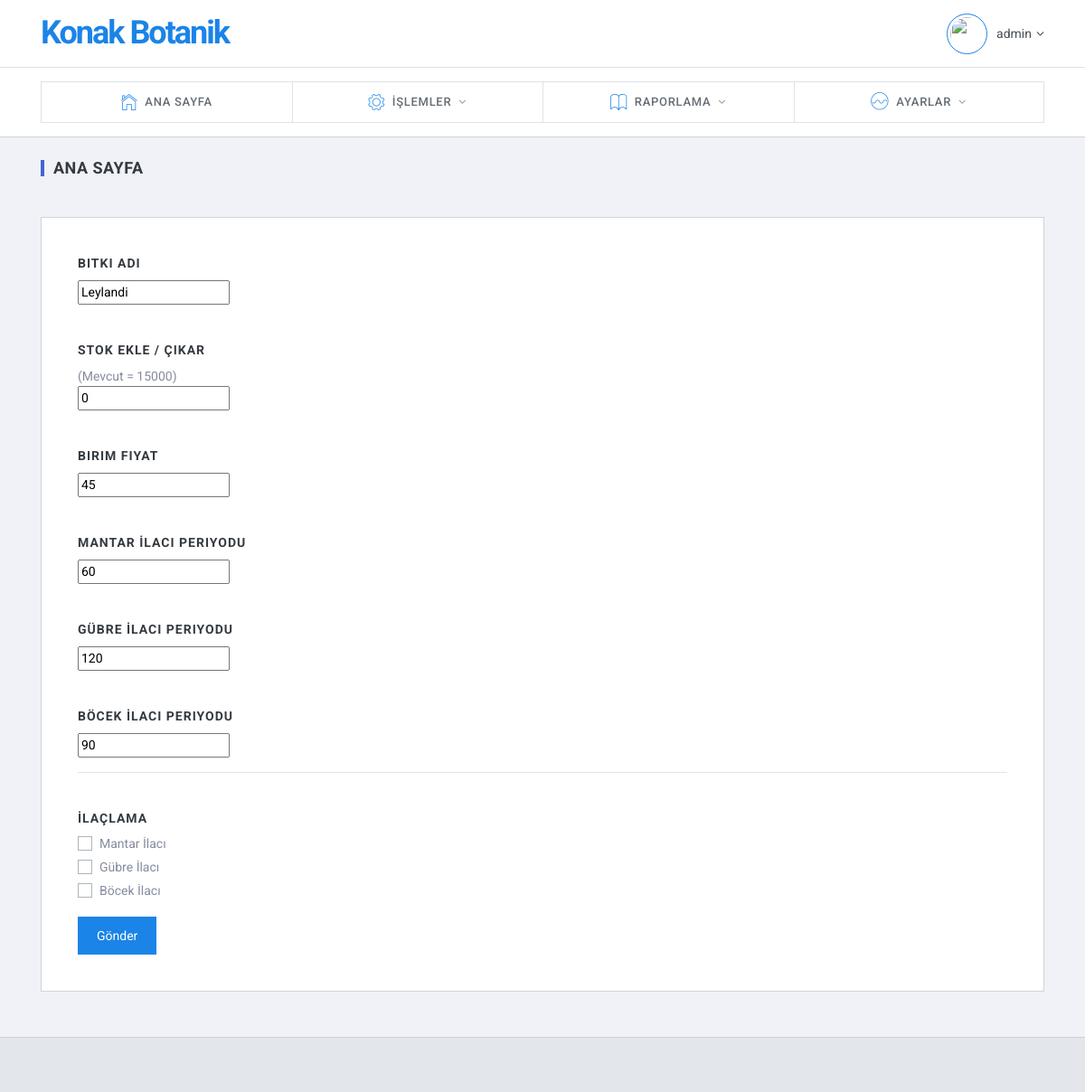
Screenshot of /sistem/bitkiduzenle.php?id=1 (signed in) with the database file from the repository.
### tables this page shows
CREATE TABLE `bitki` (
  `id` int(11) NOT NULL,
  `bitki_adi` varchar(255) NOT NULL,
  `bitki_adet` int(11) NOT NULL,
  `bitki_fiyat` float NOT NULL,
  `mantar_sure` int(11) NOT NULL,
  `gubre_sure` int(11) NOT NULL,
  `bocek_sure` int(11) NOT NULL,
  `son_mantar` date NOT NULL,
  `son_gubre` date NOT NULL,
  `son_bocek` date NOT NULL
);

### sistem/bitkiduzenle.php (the view, shortened to what this page needs)
 <?php include 'header.php'; ?>
 <div class="slim-mainpanel">
      <div class="container">
        <div class="slim-pageheader">
          <h6 class="slim-pagetitle">Ana Sayfa</h6>
        </div>
	<?php
$id = $_GET['id'];
$query = $db->query("SELECT * FROM bitki WHERE id = '{$id}'")->fetch(PDO::FETCH_ASSOC);
   ?>
        <div class="section-wrapper mg-t-20">
			 <form action="func.php" method="POST" data-parsley-validate>
            <label class="section-title">Bitki Adı</label>
            <input type="text" name="bitki[]" value="<?php echo $query['bitki_adi'] ?>" required>
            <label class="section-title">Stok Ekle / Çıkar  </label><span> (Mevcut = <?php echo $query['bitki_adet'] ?>) </span> <br>
            <input type="number" name="bitki[]" placeholder="0" value="0" required>
            <label class="section-title">Birim Fiyat</label>
            <input type="number" name="bitki[]" value="<?php echo $query['bitki_fiyat'] ?>" step="0.01" required>
            <label class="section-title">Mantar İlacı Periyodu</label>
            <input type="number" name="bitki[]" value="<?php echo $query['mantar_sure']; ?>" required>
            <label class="section-title">Gübre İlacı Periyodu</label>
            <input type="number" name="bitki[]" value="<?php echo $query['gubre_sure']; ?>" required>
            <label class="section-title">Böcek İlacı Periyodu</label>
            <input type="number" name="bitki[]" value="<?php echo $query['bocek_sure']; ?>" required>
            <hr>
            <label class="section-title">İlaçlama</label>
            <div id="cbWrapper" class="parsley-checkbox">
              <label class="ckbox">
                <input type="checkbox" name="mantar[]" value="1" data-parsley-mincheck="2" data-parsley-class-handler="#cbWrapper" data-parsley-errors-container="#cbErrorContainer" data-parsley-multiple="browser"><span>Mantar İlacı</span>
              </label>
              <label class="ckbox">
                <input type="checkbox" name="gubre[]" value="1" data-parsley-multiple="browser"><span>Gübre İlacı</span>
              </label>
              <label class="ckbox">
                <input type="checkbox" name="bocek[]" value="1" data-parsley-multiple="browser"><span>Böcek İlacı</span>
              </label>
            </div>
            <div class="mg-t-20">
              <button type="submit" name="bitkiduzen" class="btn btn-primary pd-x-20" value="<?php echo $query['id']; ?>">Gönder</button>
            </div>
          </form>
        </div>
      </div>
    </div>
     <?php include 'footer.php'; ?>

### rows the page displays
bitki: bitki_adi "Leylandi", bitki_adet "15000", bitki_fiyat "45", mantar_sure "60", gubre_sure "120", bocek_sure "90"

### other values shown
$_SESSION['name'] "admin"
